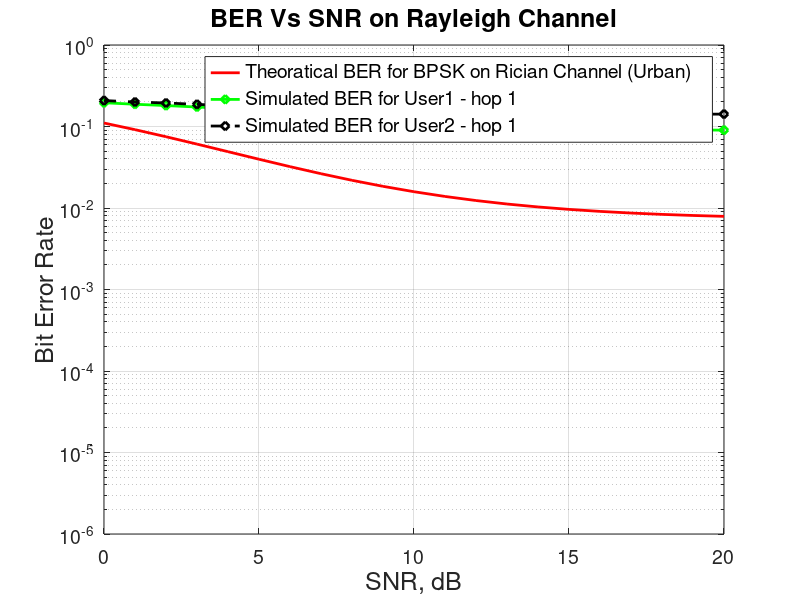

MATLAB code for this plot:
%ref:https://in.mathworks.com/matlabcentral/fileexchange/23498-mc-cdma
clc;close all;
clear all;
k1=3; %Rician factor %ref: https://www.researchgate.net/publication/263669548_Probability_Distribution_of_Rician_K-Factor_in_Urban_Suburban_and_Rural_Areas_Using_Real-World_Captured_Data
mean=sqrt(k1/(k1+1));% mean
sigma=sqrt(1/(2*(k1+1)));%variance
N=10^4;  % Number of Bits for  data_user1

%% ------------------Hop 1------------------------------
users=1;            % Number of Users
%------------------Generation of Walsh code--------------------------------
n =4;                               %Number of  Data Sub-Carriers
walsh=hadamard(n);              
code1=walsh(4,:);                   %Taking 2nd row of walsh code for User1

%------------------Generating data for User1-------------------------------                     
data_user1= rand(1,N)>0.5;          % Generation of data for user1
data_user1bpsk = 2*data_user1-1;    % BPSK modulation 0 -> -1; 1 -> 0 

%------------------Spreading & IFFT for User1------------------------------
data_user11=data_user1bpsk';
spdata1_user1=data_user11*code1;    % Spreading 
spdata12=(spdata1_user1)';
ifftdata_user1=ifft(spdata12);      % Taking the IFFT
ifftdata12=ifftdata_user1';

%------------------Append Cyclic Prefix1 for User1-------------------------
y1=[ifftdata12(:,[(n-2):n]) ifftdata12];
transdata1=y1';
tx_user1=transdata1;                % Transmitting data for user1

%----------------------Adding data for Transmission of All User------------
x=tx_user1;
%----------------------Creating Rayleigh Channel---------------------------
Taps=4;                                        % Number of Taps
p1=0.5;                                       % Power of Tap1
p2=0.5;                                     % Power of Tap2
p3=0.5;                                     % Power of Tap3
p4=0.5;
gain1=sqrt(p1/2)*[randn(1,N)*sigma+mean + j*randn(1,N)*sigma];   % Gain for Tap1
gain2=sqrt(p2/2)*[randn(1,N)*sigma+mean + j*randn(1,N)*sigma];   % Gain for Tap2
gain3=sqrt(p3/2)*[randn(1,N)*sigma+mean + j*randn(1,N)*sigma];   % Gain for Tap3
gain4=sqrt(p4/2)*[randn(1,N)*sigma+mean + j*randn(1,N)*sigma];   % Gain for Tap4
x11=x(:);
x12=reshape(x11,1,length(x11));
i=1:length(x12);        
delay1=1; 
for i=delay1+1:length(x12) % Producing one sample delay in Tap2 w.r.t. Tap1
   x13(i)=x(i-delay1);
end
delay2=2;
for i=delay2+1:length(x12) % Producing two sample delay in Tap2 w.r.t. Tap1
   x14(i)=x(i-delay2);
end
delay3=3;
for i=delay3+1:length(x12) % Producing three sample delay in Tap2 w.r.t. Tap1
   x15(i)=x(i-delay3);
end
x10=reshape(x13,(n+3),length(x13)/(n+3));
x20=reshape(x14,(n+3),length(x14)/(n+3));
x30=reshape(x15,(n+3),length(x15)/(n+3));
ch1=repmat(gain1,(n+3),1);     
ch2=repmat(gain2,(n+3),1);
ch3=repmat(gain3,(n+3),1);
ch4=repmat(gain4,(n+3),1);
data_channel1=x.*ch1+x10.*ch2+x20.*ch3+x30.*ch4;  % Passing data through channel 
%------------------------Addition of AWGN noise ---------------------------


%% ------user 2 using same code but different channel
                  %Taking 2nd row of walsh code for User1
%------------------Generating data for User1-------------------------------                          
data_user2= rand(1,N)>0.5;          % Generation of data for user1
data_user2bpsk = 2*data_user2-1;    % BPSK modulation 0 -> -1; 1 -> 0 

%------------------Spreading & IFFT for User1------------------------------
data_user22=data_user2bpsk';
spdata1_user2=data_user22*code1;    % Spreading 
spdata122=(spdata1_user2)';
ifftdata_user2=ifft(spdata122);      % Taking the IFFT
ifftdata122=ifftdata_user2';

%------------------Append Cyclic Prefix1 for User1-------------------------
y2=[ifftdata122(:,[(n-2):n]) ifftdata122];
transdata2=y2';
tx_user2=transdata2;                % Transmitting data for user1

%----------------------Adding data for Transmission of All User------------
x2=tx_user2;
%----------------------Creating Rayleigh Channel---------------------------
Taps=4;                                        % Number of Taps
%p1=1;                                       % Power of Tap1
%p2=1;                                     % Power of Tap2
%p3=1;                                     % Power of Tap3
%p4=1;
gain1s=sqrt(p1/2)*[randn(1,N)*sigma+mean + j*randn(1,N)*sigma];   % Gain for Tap1
gain2s=sqrt(p2/2)*[randn(1,N)*sigma+mean + j*randn(1,N)*sigma];   % Gain for Tap2
gain3s=sqrt(p3/2)*[randn(1,N)*sigma+mean + j*randn(1,N)*sigma];   % Gain for Tap3
gain4s=sqrt(p4/2)*[randn(1,N)*sigma+mean + j*randn(1,N)*sigma];   % Gain for Tap4
x110=x2(:);
x120=reshape(x110,1,length(x110));
i=1:length(x120);        
delay1=1; 
for i=delay1+1:length(x120) % Producing one sample delay in Tap2 w.r.t. Tap1
   x13(i)=x2(i-delay1);
end
delay2=2;
for i=delay2+1:length(x120) % Producing two sample delay in Tap2 w.r.t. Tap1
   x14(i)=x2(i-delay2);
end
delay3=3;
for i=delay3+1:length(x120) % Producing three sample delay in Tap2 w.r.t. Tap1
   x15(i)=x2(i-delay3);
end
x111=reshape(x13,(n+3),length(x13)/(n+3));
x222=reshape(x14,(n+3),length(x14)/(n+3));
x333=reshape(x15,(n+3),length(x15)/(n+3));
ch11=repmat(gain1s,(n+3),1);     
ch22=repmat(gain2s,(n+3),1);
ch33=repmat(gain3s,(n+3),1);
ch44=repmat(gain4s,(n+3),1);
data_channel2=x2.*ch11+x111.*ch22+x222.*ch33+x333.*ch44;  % Passing data through channel 
%------------------------Addition of AWGN noise ---------------------------
data_channel =data_channel1+ data_channel2;
data_noise=data_channel(:);
data_noise=reshape(data_noise,1,length(data_noise));
noise = 1/sqrt(2)*[randn(1,length(data_noise)) + j*randn(1,length(data_noise))]; 

%% ------ receiver ---------------------
snr = [0:20];                 % multiple Eb/N0 values

for i = 1:length(snr)
y2= data_noise + (sqrt(1)*10^(-snr(i)/20))*noise; %Addition of Noise
  
%--------------------------Receiver ---------------------------------------
data_received2 = y2;           %fadded data received with awgn noise
%---------------------Removing Cyclic Prefix-------------------------------
rx1=reshape(data_received2,(n+3),length(data_received2)/(n+3));
rx12=rx1';
rx13 = rx12(:,[(4:(n+3))]); 
rx14=rx13';

%-----------------Taking FFT ----------------------------------------------
fft_data_received2 =fft(rx14);

%----------------equilization of the channel-------------------------------
channel_response1=fft([gain1;gain2;gain3;gain4],n);
data_equilized1=fft_data_received2.*conj(channel_response1);
channel_response2=fft([gain1s;gain2s;gain3s;gain4s],n);
data_equilized2=fft_data_received2.*conj(channel_response2);

%----------------BER of Data User1-----------------------------------------
recdata11=(data_equilized1'*code1')';
recdata12=real(recdata11)>0;
errors_user1(i) = size(find([data_user1- recdata12]),2); %Errors for User1
SBer1 = errors_user1/N;                              % simulated ber user1
                             
% simulated ber user2
% sic decoding
x12_hat = ones(1,N);
x12_hat(recdata11<0) = -1;
%recdata22=((data_equilized2'*code1') - x12_hat')';
recdata22=(data_equilized2'*code1' - x12_hat')';
recdata122=real(recdata22)>0;
errors_user2(i) = size(find([data_user2- recdata122]),2); %Errors for User1
SBer2 = errors_user2/N;                              % simulated ber user1

end

% ------------------------Theoretical Result-------------------------------
snrlnr=10.^(snr/10);
TBerf = .5*erfc(sqrt(k1*snrlnr./(snrlnr+k1)));% theoretical BER fro Flat fadding

figure
grid on;
semilogy(snr,TBerf,'r-','LineWidth',2);
hold on;
semilogy(snr,SBer1,'gd-','LineWidth',2);%far 
hold on;
semilogy(snr,SBer2,'kd--','LineWidth',2);%near
axis([0 20 10^-6 1]);
set(gca,'fontsize',14) % say...default here is 10
grid on
legend('Theoratical BER for BPSK on Rician Channel (Urban)' ,'Simulated BER for User1 - hop 1','Simulated BER for User2 - hop 1','FontSize', 14);
xlabel('SNR, dB','FontSize', 18);
ylabel('Bit Error Rate','FontSize', 18);
title('BER Vs SNR on Rayleigh Channel','FontSize', 18)
